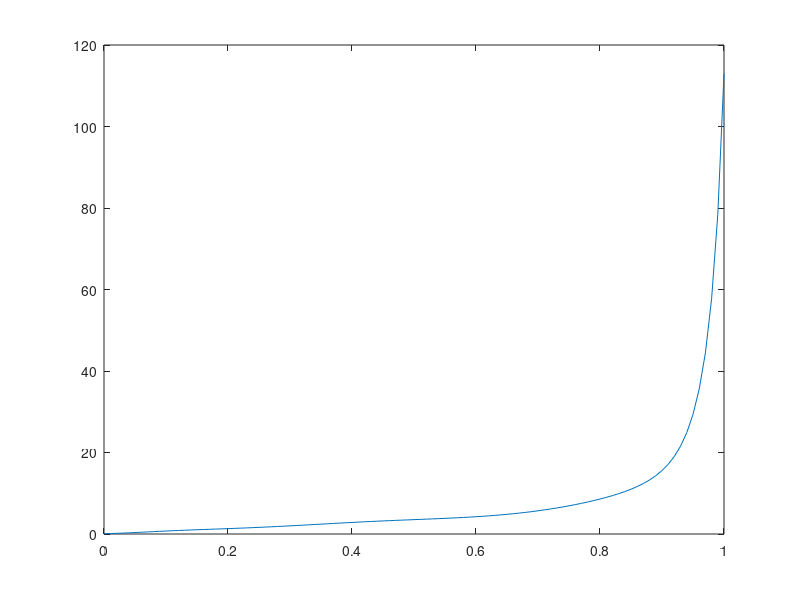

This chart was generated by the following MATLAB code:
%% mises

e = '-(a.^(3./2).*(6.*exp(-1./a) - 6.*exp(1./a) + (6.*exp(1./a))./a - (2.*exp(1./a))./a.^2 + (6.*exp(-1./a))./a + (2.*exp(-1./a))./a.^2))./(4.*(1./a).^(1./2).*(exp(1./a)./2 - exp(-1./a)./2))';


a = 0:0.01:2;
f = eval(e);
f(1) = 1;
plot(a,f)
kappa = 0.001;
n = 8; 
M =( repmat(f,[n 1]).^repmat((0:(n-1))',[1 size(f,2)]) )';

as = exp(M*pinv(M)*log(a'+kappa))-kappa
 plot(as,f,'r',a,f,'b')
 
 %%
%alpha =  (pinv(M)*log(a'+kappa))'
%alpha = [0.0011   -0.0306    0.2841   -1.5668    4.7801   -7.9515    6.6931   -2.2164]*10^3;
alpha = [ 0.0011   -0.0290    0.2473   -1.2354    3.3866   -5.0763    3.8899   -1.1908]*10^3;
SH2ic = @(f) 1./(exp((repmat(f,[n 1]).^repmat((0:(n-1))',[1 size(f,2)]) )'*alpha')-kappa);
t = 0.01:0.01:0.98; plot(t,SH2ic(t))

%% watson

e = '(((3.*a.*exp(1./a))./2 - (pi.^(1./2).*erfi((1./a).^(1./2)).*((3.*a)./4 + 1./2))./(1./a).^(1./2)).*(1./a).^(1./2))./(pi.^(1./2).*erfi((1./a).^(1./2)))';


a = 0.01:0.01:6;
f = eval(e);
f(1) = 1;
plot(a,f)
kappa = 0.001;
n = 8; 
M =( repmat(f,[n 1]).^repmat((0:(n-1))',[1 size(f,2)]) )';

as = exp(M*pinv(M)*log(a'+kappa))-kappa
plot(as,f,'r',a,f,'b')

alpha =  (pinv(M)*log(a'+kappa))'
%alpha = [0.0021   -0.0298    0.1735   -0.6539    1.4737   -1.9221    1.3324   -0.3803]*10^3;
SH2c = @(f) 1./(exp((repmat(f,[n 1]).^repmat((0:(n-1))',[1 size(f,2)]) )'*alpha')-kappa);
t = [0.0:0.01:1];
plot(t,SH2c(t))

